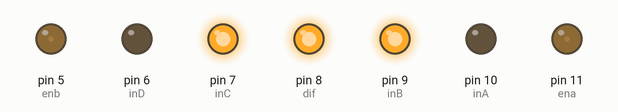
The sketch below on a simulated Arduino Uno, built with avr-gcc and run on an emulated ATmega328P. On the bench: output pins drawn as LEDs (lit = HIGH).

Above: at 0.1 s.
Timing chart, 0 to 1.6 s (numbered marks = the images above):
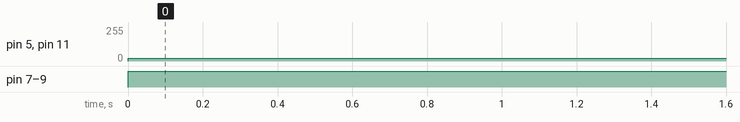

The sketch:

sketch_may07a.ino
```cpp
#define ena 11
#define inA 10
#define inB 9
#define dif 8
#define inC 7
#define inD 6
#define enb 5
void setup() {
  // put your setup code here, to run once:
  pinMode(dif, OUTPUT);
  pinMode(inA, OUTPUT);
  pinMode(inB, OUTPUT);
  pinMode(inC, OUTPUT);
  pinMode(inD, OUTPUT);
  pinMode(ena, OUTPUT);
  pinMode(enb, OUTPUT);

}

void loop() {
  // put your main code here, to run repeatedly:
   digitalWrite(inA, LOW);
  digitalWrite(inB, HIGH);
  analogWrite(ena, 20);
  digitalWrite(dif, HIGH);
  digitalWrite(inC, HIGH);
  digitalWrite(inD, LOW);
  analogWrite(enb, 20);
}
```

Measured:
- by itself, pin 5 (enb), pin 11 (ena): 0/255 → 20/255 at 0.00 s
- by itself, pin 7 (inC), pin 8 (dif), pin 9 (inB): LOW → HIGH at 0.00 s
